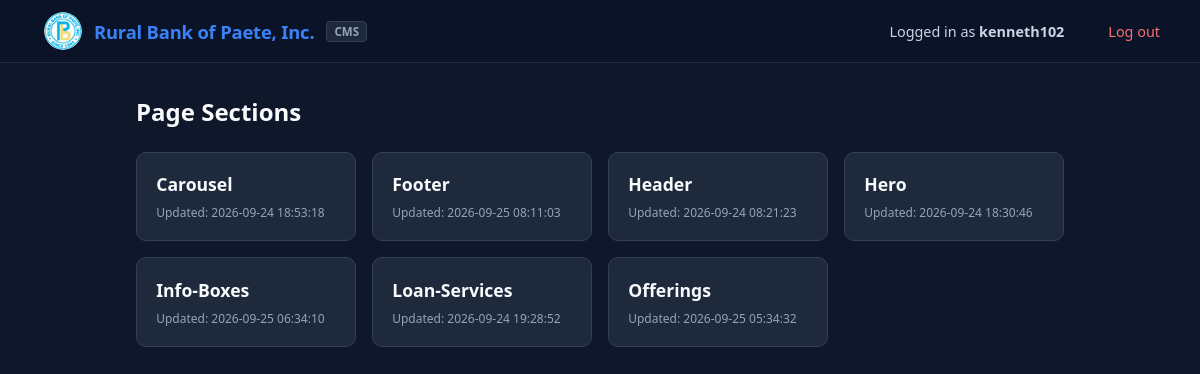
Screenshot of /src/admin/index.php (signed in) with the database file from the repository.
### tables this page shows
CREATE TABLE `page_sections` (
  `id` int(11) NOT NULL,
  `section` varchar(50) NOT NULL,
  `content` longtext NOT NULL CHECK (json_valid(`content`)),
  `updated_at` timestamp NOT NULL DEFAULT current_timestamp() ON UPDATE current_timestamp()
);

### src/admin/index.php (the view, shortened to what this page needs)
<?php
$pdo = getPDO();
$stmt = $pdo->query("SELECT section, updated_at FROM page_sections ORDER BY section");
$sections = $stmt->fetchAll();
?>
<!DOCTYPE html>
<html lang="en">
<head>
</head>
<body>
    <header class="header">
    <a href="index.php" class="brand-link" title="Dashboard">
        <img src="../../assets/logo.png" alt="Rural Bank of Paete Logo" class="brand-logo">
        <span class="brand-title">Rural Bank of Paete, Inc.</span>
        <span class="badge">CMS</span>
    </a>
    <div class="user-info">
        <span>Logged in as <strong><?= htmlspecialchars($_SESSION['admin_username']) ?></strong></span>
        <a href="logout.php" class="logout-btn" onclick="return confirm('Are you sure you want to log out?');">Log out</a>
    </div>
</header>
    <main>
        <h2>Page Sections</h2>
        <div class="grid">
            <?php foreach ($sections as $row): ?>
            <a class="section-card" href="sections/<?= $row['section'] ?>.php">
                <h3><?= htmlspecialchars($row['section']) ?></h3>
                <div class="meta">Updated: <?= $row['updated_at'] ?></div>
            </a>
            <?php endforeach; ?>
        </div>
    </main>
</body>
</html>

### src/admin/index.php (style rules this page uses)
* { box-sizing: border-box; margin: 0; padding: 0; }
body { font-family: system-ui, sans-serif; background: #0f172a; color: #f8fafc; }
header { background: #1e293b; border-bottom: 1px solid #334155; padding: 1rem 2rem; display: flex; justify-content: space-between; align-items: center; }
header a { color: #ef4444; text-decoration: none; margin-left: 1rem; }
main { max-width: 960px; margin: 2rem auto; padding: 0 1rem; }
.grid { display: grid; grid-template-columns: repeat(auto-fill, minmax(220px, 1fr)); gap: 1rem; margin-top: 1.5rem; }
.section-card { background: #1e293b; border: 1px solid #334155; border-radius: 10px; padding: 1.2rem; text-decoration: none; color: inherit; transition: border-color 0.2s; }
.section-card h3 { text-transform: capitalize; margin-bottom: 0.5rem; font-size: 1.1rem; }
.meta { font-size: 0.75rem; color: #94a3b8; }
.header { display: flex; justify-content: space-between; align-items: center; padding: 12px 28px; background: #0b1329; border-bottom: 1px solid #1e293b; }
.brand-link { display: flex; align-items: center; gap: 12px; text-decoration: none; transition: opacity 0.2s ease; }
.brand-logo { width: 38px; height: 38px; object-fit: contain; border-radius: 50%; }
.brand-title { font-size: 1.15rem; font-weight: 700; color: #3b82f6; letter-spacing: -0.01em; }
.badge { background: #1e293b; color: #94a3b8; font-size: 0.72rem; font-weight: 600; padding: 2px 7px; border-radius: 4px; border: 1px solid #334155; text-transform: uppercase; }
.user-info { display: flex; align-items: center; gap: 16px; font-size: 0.9rem; color: #cbd5e1; }
.logout-btn { color: #f87171; text-decoration: none; padding: 6px 12px; border-radius: 6px; transition: all 0.2s ease; }

### rows the page displays
page_sections: section "Carousel", updated_at "2026-09-24 18:53:18"
page_sections: section "Footer", updated_at "2026-09-25 08:11:03"
page_sections: section "Header", updated_at "2026-09-24 08:21:23"
page_sections: section "Hero", updated_at "2026-09-24 18:30:46"
page_sections: section "Info-Boxes", updated_at "2026-09-25 06:34:10"
page_sections: section "Loan-Services", updated_at "2026-09-24 19:28:52"
page_sections: section "Offerings", updated_at "2026-09-25 05:34:32"

### other values shown
$_SESSION['admin_username'] "kenneth102"
